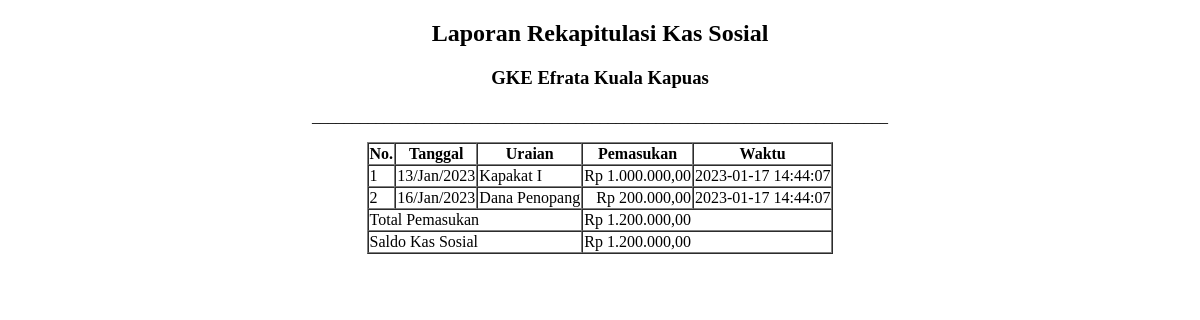
Before: /report/kas_masuk_sosial_full.php with the older database file.
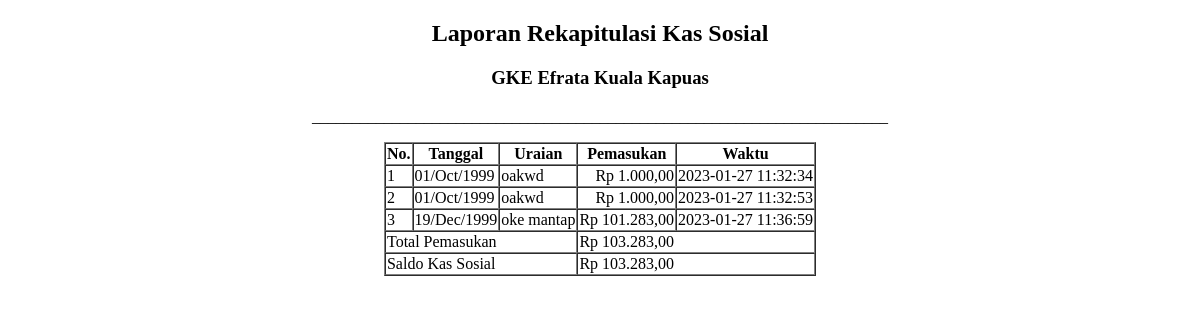
After: the same page with the newer database file.
### tables this page shows
CREATE TABLE IF NOT EXISTS `dana_sosial` (
  `id_ds` int(11) NOT NULL AUTO_INCREMENT,
  `tgl_ds` date NOT NULL,
  `uraian_ds` varchar(200) NOT NULL,
  `masuk` int(11) NOT NULL,
  `keluar` int(11) NOT NULL,
  `jenis` enum('Masuk','Keluar') NOT NULL,
  `waktu` timestamp NOT NULL DEFAULT CURRENT_TIMESTAMP ON UPDATE CURRENT_TIMESTAMP,
  PRIMARY KEY (`id_ds`)
);

### inc/rupiah.php (called while the page is built)
<?php
function rupiah($angka){
	$hasil_rupiah = "Rp " . number_format($angka,2,',','.');
	return $hasil_rupiah;
}

### report/kas_masuk_sosial_full.php (the view, shortened to what this page needs)
<?php
include "../inc/koneksi.php";
include "../inc/rupiah.php";
?>
<?php
  $sql = $koneksi->query("SELECT SUM(masuk) as tot_masuk  from dana_sosial where jenis='Masuk'");
  while ($data= $sql->fetch_assoc()) {
    $masuk=$data['tot_masuk'];
  }
  $saldo= $masuk;
?>
<!DOCTYPE html>
<html lang="en">
<head>
</head>
<body>
<center>
<h2>Laporan Rekapitulasi Kas Sosial</h2>
<h3>GKE Efrata Kuala Kapuas</h3>
<p>________________________________________________________________________</p>
  <table border="1" cellspacing="0">
    <thead>
      <tr>
            <th>No.</th>
            <th>Tanggal</th>
            <th>Uraian</th>
            <th>Pemasukan</th>
            <th>Waktu</th>
      </tr>
    </thead>
    <tbody>
        <?php
            $no=1;
            $sql_tampil = "select * from dana_sosial order by tgl_ds asc";
            $query_tampil = mysqli_query($koneksi, $sql_tampil);
            while ($data = mysqli_fetch_array($query_tampil,MYSQLI_BOTH)) {
        ?>
         <tr>
            <td><?php echo $no; ?></td>
            <td><?php  $tgl = $data['tgl_ds']; echo date("d/M/Y", strtotime($tgl))?></td>
            <td><?php echo $data['uraian_ds']; ?></td>
            <td align="right"><?php echo rupiah($data['masuk']); ?></td>
             <td><?php echo $data['waktu']; ?></td>
        </tr>
        <?php
            $no++;
            }
        ?>
    </tbody>
    <tr>
        <td colspan="3">Total Pemasukan</td>
        <td colspan="2"><?php echo rupiah($masuk); ?></td>
    </tr>
    <tr>
        <td colspan="3">Saldo Kas Sosial</td>
        <td colspan="2"><?php echo rupiah($saldo); ?></td>
    </tr>
  </table>
</center>
</body>
</html>

Changed rows visible on the page:
removed dana_sosial: tgl_ds "16/Jan/2023", uraian_ds "Dana Penopang", masuk "Rp 200.000,00", waktu "2023-01-17 14:44:07"
changed dana_sosial (number 1 of 3 on the later page): tgl_ds "13/Jan/2023" → "01/Oct/1999"; uraian_ds "Kapakat I" → "oakwd"; masuk "Rp 1.000.000,00" → "Rp 1.000,00"; waktu "2023-01-17 14:44:07" → "2023-01-27 11:32:34"
added dana_sosial: tgl_ds "01/Oct/1999", uraian_ds "oakwd", masuk "Rp 1.000,00", waktu "2023-01-27 11:32:53"
added dana_sosial: tgl_ds "19/Dec/1999", uraian_ds "oke mantap", masuk "Rp 101.283,00", waktu "2023-01-27 11:36:59"
Other visible differences:
rupiah($masuk): "Rp 1.200.000,00" → "Rp 103.283,00"
rupiah($saldo): "Rp 1.200.000,00" → "Rp 103.283,00"
